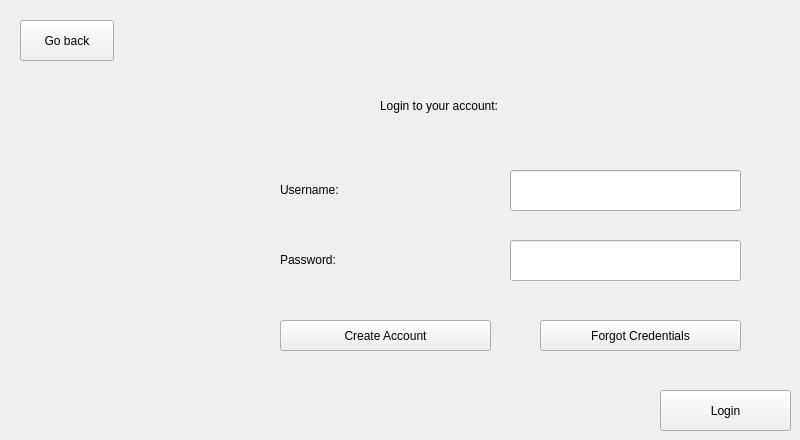
      <widget class="QWidget" name="login">
       <widget class="QLabel" name="label_7">
        <property name="geometry">
         <rect>
          <x>280</x>
          <y>180</y>
          <width>101</width>
          <height>20</height>
         </rect>
        </property>
        <property name="styleSheet">
         <string notr="true">font: 12pt &quot;Times New Roman&quot;;</string>
        </property>
        <property name="text">
         <string>Username:</string>
        </property>
       </widget>
       <widget class="QLabel" name="label_8">
        <property name="geometry">
         <rect>
          <x>280</x>
          <y>250</y>
          <width>111</width>
          <height>20</height>
         </rect>
        </property>
        <property name="styleSheet">
         <string notr="true">font: 12pt &quot;Times New Roman&quot;;</string>
        </property>
        <property name="text">
         <string>Password:</string>
        </property>
       </widget>
       <widget class="QLineEdit" name="password_input">
        <property name="geometry">
         <rect>
          <x>510</x>
          <y>240</y>
          <width>231</width>
          <height>41</height>
         </rect>
        </property>
        <property name="styleSheet">
         <string notr="true">font: 12pt &quot;Times New Roman&quot;;</string>
        </property>
        <property name="echoMode">
         <enum>QLineEdit::Password</enum>
        </property>
       </widget>
       <widget class="QLineEdit" name="username_input">
        <property name="geometry">
         <rect>
          <x>510</x>
          <y>170</y>
          <width>231</width>
          <height>41</height>
         </rect>
        </property>
        <property name="styleSheet">
         <string notr="true">font: 12pt &quot;Times New Roman&quot;;</string>
        </property>
       </widget>
       <widget class="QLabel" name="label_9">
        <property name="geometry">
         <rect>
          <x>380</x>
          <y>80</y>
          <width>371</width>
          <height>51</height>
         </rect>
        </property>
        <property name="styleSheet">
         <string notr="true">font: 24pt &quot;Times New Roman&quot;;</string>
        </property>
        <property name="text">
         <string>Login to your account:</string>
        </property>
       </widget>
       <widget class="QPushButton" name="back_2">
        <property name="geometry">
         <rect>
          <x>20</x>
          <y>20</y>
          <width>94</width>
          <height>41</height>
         </rect>
        </property>
        <property name="styleSheet">
         <string notr="true">QPushButton#back_2 {
font: 12pt &quot;Times New Roman&quot;;
min-width: 80px;
}
QPushButton#back_2:pressed {
    background-color: rgb(224, 224, 224);
    border-style: inset;
}</string>
        </property>
        <property name="text">
         <string>Go back</string>
        </property>
       </widget>
       <widget class="QPushButton" name="login_2">
        <property name="geometry">
         <rect>
          <x>660</x>
          <y>390</y>
          <width>131</width>
          <height>41</height>
         </rect>
        </property>
        <property name="styleSheet">
         <string notr="true">QPushButton#login_2 {
font: 12pt &quot;Times New Roman&quot;;
min-width: 80px;
}
QPushButton#login_2:pressed {
    background-color: rgb(224, 224, 224);
    border-style: inset;
}</string>
        </property>
        <property name="text">
         <string>Login</string>
        </property>
       </widget>
       <widget class="QPushButton" name="forgot_credentials">
        <property name="geometry">
         <rect>
          <x>540</x>
          <y>320</y>
          <width>201</width>
          <height>31</height>
         </rect>
        </property>
        <property name="styleSheet">
         <string notr="true">QPushButton#forgot_credentials {
font: 12pt &quot;Times New Roman&quot;;
min-width: 80px;
}
QPushButton#forgot_credentials:pressed {
    background-color: rgb(224, 224, 224);
    border-style: inset;
}</string>
        </property>
        <property name="text">
         <string>Forgot Credentials</string>
        </property>
       </widget>
       <widget class="QPushButton" name="create_account">
        <property name="geometry">
         <rect>
          <x>280</x>
          <y>320</y>
          <width>211</width>
          <height>31</height>
         </rect>
        </property>
        <property name="styleSheet">
         <string notr="true">QPushButton#create_account {
font: 12pt &quot;Times New Roman&quot;;
min-width: 80px;
}
QPushButton#create_account:pressed {
    background-color: rgb(224, 224, 224);
    border-style: inset;
}</string>
        </property>
        <property name="text">
         <string>Create Account</string>
        </property>
       </widget>
      </widget>
